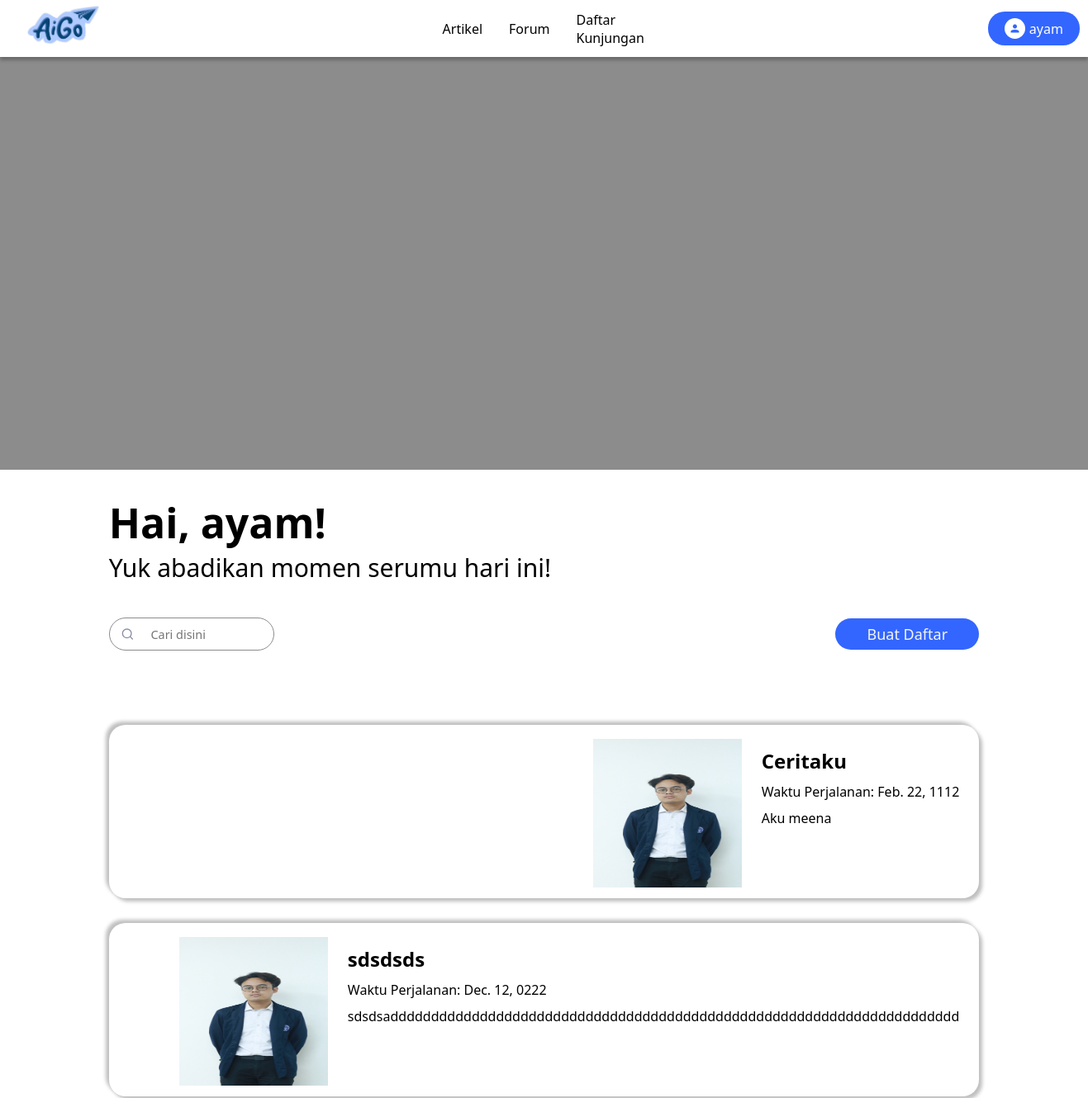
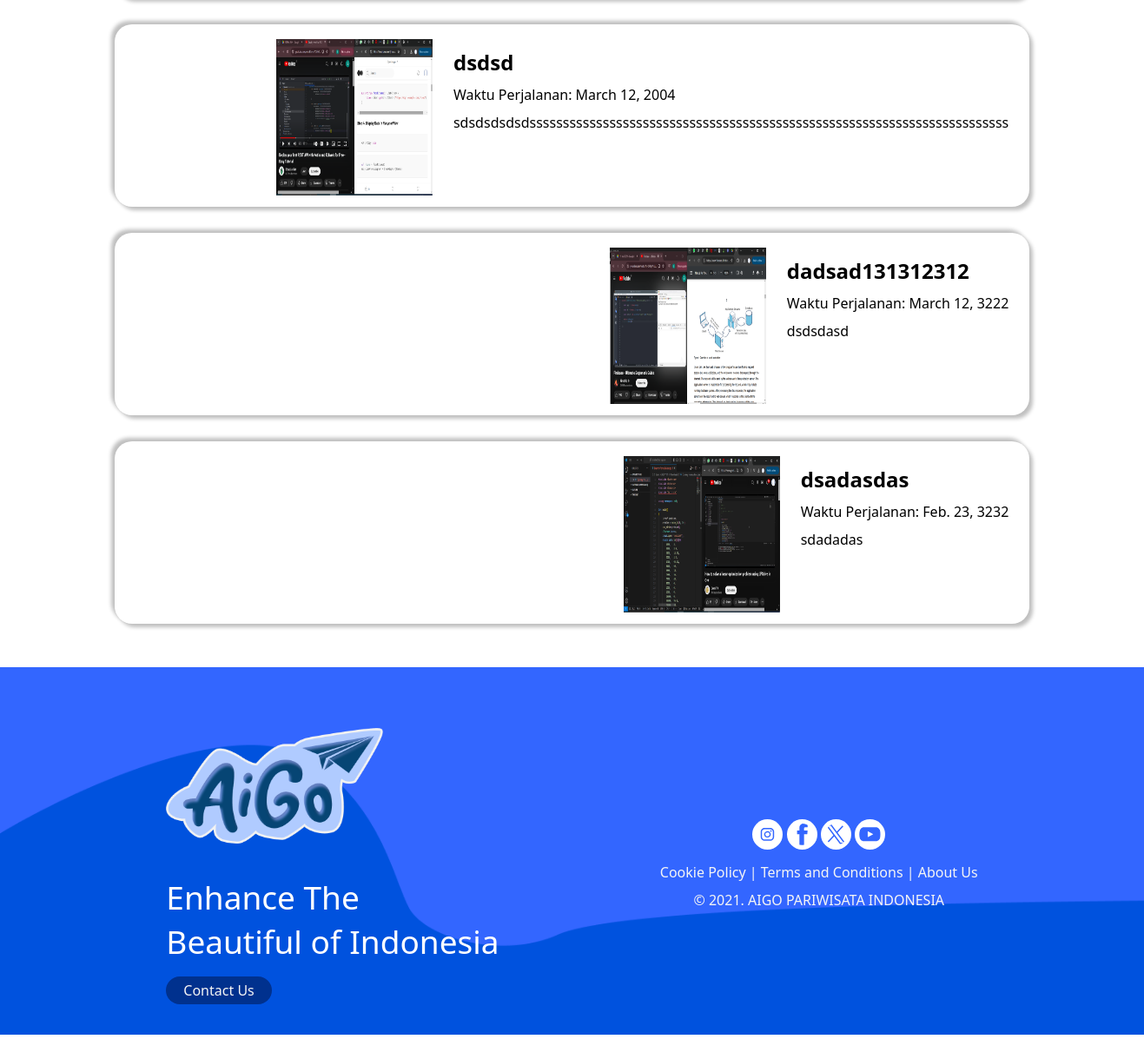
/daftarkunjungan/ (signed in), run on the app's committed database (2 pictures, top to bottom).
### myFirstApp/models.py (models this page shows, shortened)
class Pengguna(AbstractUser):
    profile_picture = models.ImageField(upload_to='profile_pictures/', null=True, blank=True)
    poin_keaktifan = models.IntegerField(default=0)

class UserDaftarKunjungan(models.Model):
    user = models.ForeignKey(Pengguna, on_delete=models.CASCADE)
    daftar_kunjungan = models.ForeignKey(DaftarKunjungan, on_delete=models.CASCADE)
    created_at = models.DateTimeField(auto_now_add=True)
    class Meta:
        ordering = ['-created_at']  # Default ordering by creation time

class DaftarKunjungan(models.Model):
    title = models.CharField(max_length=100)
    date = models.DateField()
    image = models.ImageField(upload_to='daftar_kunjungan_images/')
    description = models.TextField()

### myFirstApp/views.py (the view)
# urls.py: path('daftarkunjungan/', views.daftarkunjungan, name = "daftarkunjungan"),
def daftarkunjungan(request):
    user = request.user
    kunjungan_pengguna = UserDaftarKunjungan.objects.filter(user=user)
    context = {
        'user' : user,
        'kunjungan_pengguna': kunjungan_pengguna
    }
    return render (request, 'daftarkunjungan.html', context)

### templates/daftarkunjungan.html (shortened to what this page needs)
{% load static %}
<!DOCTYPE html>
<html lang="en">
<head>
    <link rel="stylesheet" href="{% static 'css/daftarkunjungan.css' %}">
    <link rel="stylesheet" href="{% static "css/navbar-footer.css" %}">
    <link
      rel="stylesheet"
      href="https://cdnjs.cloudflare.com/ajax/libs/font-awesome/6.2.1/css/all.min.css"/>
</head>
<body>
    <nav class="navbar">
        <a href="/homepage/">
            <img src="{% static 'assets/logo.png' %}" class="navbar-logo" alt="logo">
        <ul class="navbar-list">
            <li><a href="/artikel/">Artikel</a></li>
            <li><a href="/forumdiskusi/">Forum</a></li>
            <li><a href="/daftarkunjungan/">Daftar Kunjungan</a></li>
        </ul>
        <div class="profile-menu" onclick="toggleMenu()">
            <img src="{% static 'assets/user-profil.png' %}">
            <span class="-user-name">{{user.username}}</span>
        </div>
    </nav>
    <div id="map" class="container-maps"></div>
    <div class="welcome-text">
        <h1>Hai, {{user.username}}!</h1>
        <h3>Yuk abadikan momen serumu hari ini!</h3>
    </div>
    <div class="upper-popup">
        <div class="search">
            <form class="form">
                <button>
                    <svg width="17" height="16" fill="none" xmlns="http://www.w3.org/2000/svg" role="img" aria-labelledby="search">
                        <path d="M7.667 12.667A5.333 5.333 0 107.667 2a5.333 5.333 0 000 10.667zM14.334 14l-2.9-2.9" stroke="currentColor" stroke-width="1.333" stroke-linecap="round" stroke-linejoin="round"></path>
                    </svg>
                </button>
                <input class="input" placeholder="Cari disini" required="" type="text">
            </form>
        </div>
        <button class="buat-daftar" open-popup="popup">
            <p>Buat Daftar</p>
        </button>
    </div>
    <div class="container">
    </div>
    <div class="container">
        {% for daftar_kunjungan in kunjungan_pengguna|slice:":5" %}
            <div class="container-box">
                <img src="{{ daftar_kunjungan.daftar_kunjungan.image.url }}" alt="Image">
                <div class="container-text">
                    <h2>{{ daftar_kunjungan.daftar_kunjungan.title }}</h2>
                    <p>Waktu Perjalanan: {{ daftar_kunjungan.daftar_kunjungan.date }}</p>
                    <p>{{ daftar_kunjungan.daftar_kunjungan.description }}</p>
                </div>
            </div>
        {% endfor %}
    </div>
    <footer>
        <div class="wave">
            <img src="{% static 'assets/footer-bg.png' %}" alt="">
        </div>
        <div class="footer">
            <div class="footer-left">
                <img src= '{% static 'assets/logo.png' %}' alt="logo">
                <p>Enhance The<br>Beautiful of Indonesia</p>
                <buttom class="contact-btn">Contact Us</buttom>
            </div>
            <div class="footer-right">
                <div class="footer-media">
                    <a href="#"><img src="{% static 'assets/instagram.svg' %}" alt="Instagram"></a>
                    <a href="#"><img src="{% static 'assets/facebook.svg' %}" alt="Facebook"></a>
                    <a href="#"><img src="{% static 'assets/x.svg' %}" alt="X"></a>
                    <a href="#"><img src="{% static 'assets/youtub.svg' %}" alt="Youtube"></a>
                </div>
                <p>Cookie Policy | Terms and Conditions | <a href="#">About Us</a></p>
                <p>© 2021. AIGO PARIWISATA INDONESIA</p>
            </div>
        </div>
    </footer>
</body>
</html>

### css/daftarkunjungan.css (style rules this page uses)
.upper-popup { display: flex; justify-content: space-between; width: 80%; margin: 0px auto 0px auto; align-items: center; padding: 40px 0px 40px 0px; }
.upper-popup .buat-daftar { display: flex; width: 174px; padding: 10px 20px; justify-content: center; align-items: center; gap: 10px; border: none; border-radius: 20px; background: var(---Primary---Blue-source, #36F); }
.upper-popup .buat-daftar p { color: #F5F5F5; text-align: center; font-size: 18px; font-style: normal; font-weight: 500; line-height: 100%; }
.container { display: flex; flex-direction: column; gap: 30px; padding-bottom: 50px; }
.container-box { display: flex; width: 80%; height: 210px; padding: 17px 0px 17px 24px; margin: 0px auto 0px auto; justify-content: flex-end; border-radius: 20px; background: #FFF; box-shadow: -4px -4px 4px 0px rgba(0, 0, 0, 0.25), 4px 4px 4px 0px rgba(0, 0, 0, 0.25); }
.container-box img { width: 180px; height: 180px; }
.container-text { display: flex; flex-direction: column; padding: 10px 24px 0px 24px; gap: 10px; }
.container-text h2 { color: #000; font-style: normal; font-weight: 700; line-height: normal; }
.container-text p { color: #000; text-align: justify; font-style: normal; font-weight: 400; line-height: normal; }
.container-maps { width: 100%; height: 500px; background-color: #8C8C8C; }
.welcome-text { display: flex; flex-direction: column; width: 80%; padding-top: 30px; margin: auto; }
.welcome-text h1 { font-size: 50px; font-style: normal; font-weight: 700; }
.welcome-text h3 { font-size: 30px; font-style: normal; font-weight: 400; }
.form button { border: none; background: none; color: #8b8ba7; }
.form { --timing: 0.3s; --width-of-input: 200px; --height-of-input: 40px; --border-height: 2px; --input-bg: #fff; --border-color: #2f2ee9; --border-radius: 30px; --after-border-radius: 1px; position: relative; width: var(--width-of-input); height: var(--height-of-input); display: flex; align-items: center; padding-inline: 0.8em; border: 1px solid #8C8C8C; border-radius: var(--border-radius); transition: border-radius 0.5s ease; background: var(--input-bg,#fff); }
.input { font-size: 0.9rem; background-color: transparent; width: 100%; height: 100%; padding-inline: 0.5em; padding-block: 0.7em; border: none; }
.form:before { content: ""; position: absolute; background: var(--border-color); transform: scaleX(0); transform-origin: center; width: 100%; height: var(--border-height); left: 0; bottom: 0; border-radius: 1px; transition: transform var(--timing) ease; }
.form svg { width: 17px; margin-top: 3px; }
.search input { border-radius: 20px; padding: 5px 20px; }

### css/navbar-footer.css (style rules this page uses)
* { margin: 0; padding: 0; list-style-type: none; box-sizing: border-box; font-family: system-ui, -apple-system, BlinkMacSystemFont, "Segoe UI", Roboto, Oxygen, Ubuntu, Cantarell, "Open Sans", "Helvetica Neue", sans-serif; }
.navbar { background-color: white; box-shadow: 0px 4px 4px 0px rgba(0, 0, 0, 0.25); display: flex; justify-content: space-between; align-items: center; padding: 7px 33px 7px 33px; position: relative; gap: 400px; z-index: 1; }
.navbar-logo { height: 50px; width: auto; }
.navbar-list { width: 100%; display: flex; position: relative; justify-content: center; align-items: center; }
.navbar-list li { display: inline-block; margin: 0 1rem; }
.navbar-list li a { font-size: 1rem; font-weight: 500; color: black; text-decoration: none; }
.profile-menu { display: flex; align-items: center; justify-content: center; gap: 5px; background-color: #3366FF; padding: 8px 20px; border-radius: 20px; color: white; }
.profile-menu img, .user-info img { height: 25px; background-color: white; border-radius: 50%; padding: 5px; }
footer { position: block; bottom: 0; }
.footer { display: flex; justify-content: center; align-items: center; padding: 70px 90px; }
.wave img { position: absolute; width: 100%; z-index: -1; }
.footer .footer-left { width: 50%; }
.footer .footer-left img { width: 250px; }
.footer .footer-left p { color: #fff; font-size: 37px; margin: 20px 0; }
.footer .contact-btn { background-color: #00318E; border-radius: 20px; color: #F5F5F5; padding: 5px 20px; }
.footer-media img { background-color: #fff; border-radius: 50%; width: 35px; height: 35px; padding: 5px; }
.footer .footer-right { display: flex; flex-direction: column; gap: 10px; justify-content: center; text-align: center; }
.footer-right p { color: #F5F5F5; }
.footer-right a { text-decoration: none; color: #F5F5F5; }

### data on the page
Pengguna: username "ayam"
UserDaftarKunjungan: daftar_kunjungan.image (picture), daftar_kunjungan "Ceritaku", daftar_kunjungan "Feb. 22, 1112", daftar_kunjungan.description "Aku meena"
UserDaftarKunjungan: daftar_kunjungan.image (picture), daftar_kunjungan "sdsdsds", daftar_kunjungan "Dec. 12, 0222", daftar_kunjungan.description "sdsdsadddddddddddddddddddddddddddddddddddddddddddddddddddddddddddddddddddddd"
UserDaftarKunjungan: daftar_kunjungan.image (picture), daftar_kunjungan "dsdsd", daftar_kunjungan "March 12, 2004", daftar_kunjungan.description "sdsdsdsdsdssssssssssssssssssssssssssssssssssssssssssssssssssssssssssssssssssssssss"
UserDaftarKunjungan: daftar_kunjungan.image (picture), daftar_kunjungan "dadsad131312312", daftar_kunjungan "March 12, 3222", daftar_kunjungan.description "dsdsdasd"
UserDaftarKunjungan: daftar_kunjungan.image (picture), daftar_kunjungan "dsadasdas", daftar_kunjungan "Feb. 23, 3232", daftar_kunjungan.description "sdadadas"
